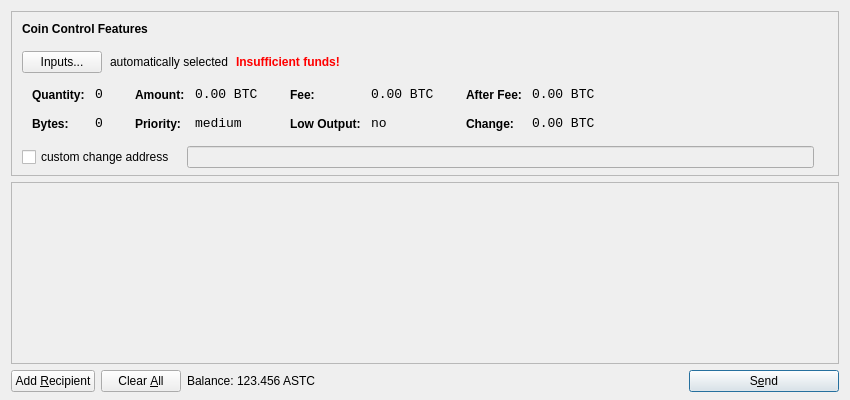
<?xml version="1.0" encoding="UTF-8"?>
<ui version="4.0">
 <class>SendCoinsDialog</class>
 <widget class="QDialog" name="SendCoinsDialog">
  <property name="geometry">
   <rect>
    <x>0</x>
    <y>0</y>
    <width>850</width>
    <height>400</height>
   </rect>
  </property>
  <property name="windowTitle">
   <string>Send Coins</string>
  </property>
  <layout class="QVBoxLayout" name="verticalLayout" stretch="0,1,0">
   <property name="bottomMargin">
    <number>8</number>
   </property>
   <item>
    <widget class="QFrame" name="frameCoinControl">
     <property name="sizePolicy">
      <sizepolicy hsizetype="Expanding" vsizetype="Expanding">
       <horstretch>0</horstretch>
       <verstretch>0</verstretch>
      </sizepolicy>
     </property>
     <property name="maximumSize">
      <size>
       <width>16777215</width>
       <height>16777215</height>
      </size>
     </property>
     <property name="frameShape">
      <enum>QFrame::StyledPanel</enum>
     </property>
     <property name="frameShadow">
      <enum>QFrame::Sunken</enum>
     </property>
     <layout class="QVBoxLayout" name="verticalLayoutCoinControl2">
      <property name="spacing">
       <number>-1</number>
      </property>
      <property name="leftMargin">
       <number>0</number>
      </property>
      <property name="topMargin">
       <number>0</number>
      </property>
      <property name="rightMargin">
       <number>0</number>
      </property>
      <property name="bottomMargin">
       <number>6</number>
      </property>
      <item>
       <layout class="QVBoxLayout" name="verticalLayoutCoinControl" stretch="0,0,0,0,1">
        <property name="spacing">
         <number>0</number>
        </property>
        <property name="leftMargin">
         <number>10</number>
        </property>
        <property name="topMargin">
         <number>10</number>
        </property>
        <item>
         <layout class="QHBoxLayout" name="horizontalLayoutCoinControl1">
          <property name="bottomMargin">
           <number>15</number>
          </property>
          <item>
           <widget class="QLabel" name="labelCoinControlFeatures">
            <property name="sizePolicy">
             <sizepolicy hsizetype="Preferred" vsizetype="Maximum">
              <horstretch>0</horstretch>
              <verstretch>0</verstretch>
             </sizepolicy>
            </property>
            <property name="font">
             <font>
              <weight>75</weight>
              <bold>true</bold>
             </font>
            </property>
            <property name="styleSheet">
             <string notr="true">font-weight:bold;</string>
            </property>
            <property name="text">
             <string>Coin Control Features</string>
            </property>
           </widget>
          </item>
         </layout>
        </item>
        <item>
         <layout class="QHBoxLayout" name="horizontalLayoutCoinControl2" stretch="0,0,0,0">
          <property name="spacing">
           <number>8</number>
          </property>
          <property name="bottomMargin">
           <number>10</number>
          </property>
          <item>
           <widget class="QPushButton" name="pushButtonCoinControl">
            <property name="styleSheet">
             <string notr="true"/>
            </property>
            <property name="text">
             <string>Inputs...</string>
            </property>
           </widget>
          </item>
          <item>
           <widget class="QLabel" name="labelCoinControlAutomaticallySelected">
            <property name="text">
             <string>automatically selected</string>
            </property>
            <property name="margin">
             <number>5</number>
            </property>
           </widget>
          </item>
          <item>
           <widget class="QLabel" name="labelCoinControlInsuffFunds">
            <property name="font">
             <font>
              <weight>75</weight>
              <bold>true</bold>
             </font>
            </property>
            <property name="styleSheet">
             <string notr="true">color:red;font-weight:bold;</string>
            </property>
            <property name="text">
             <string>Insufficient funds!</string>
            </property>
            <property name="margin">
             <number>5</number>
            </property>
           </widget>
          </item>
          <item>
           <spacer name="horizontalSpacerCoinControl">
            <property name="orientation">
             <enum>Qt::Horizontal</enum>
            </property>
            <property name="sizeHint" stdset="0">
             <size>
              <width>40</width>
              <height>1</height>
             </size>
            </property>
           </spacer>
          </item>
         </layout>
        </item>
        <item>
         <widget class="QWidget" name="widgetCoinControl" native="true">
          <property name="sizePolicy">
           <sizepolicy hsizetype="Preferred" vsizetype="Preferred">
            <horstretch>0</horstretch>
            <verstretch>0</verstretch>
           </sizepolicy>
          </property>
          <property name="minimumSize">
           <size>
            <width>0</width>
            <height>0</height>
           </size>
          </property>
          <property name="styleSheet">
           <string notr="true"/>
          </property>
          <layout class="QHBoxLayout" name="horizontalLayoutCoinControl5">
           <property name="margin">
            <number>0</number>
           </property>
           <item>
            <layout class="QHBoxLayout" name="horizontalLayoutCoinControl3" stretch="0,0,0,1">
             <property name="spacing">
              <number>20</number>
             </property>
             <property name="topMargin">
              <number>0</number>
             </property>
             <property name="bottomMargin">
              <number>10</number>
             </property>
             <item>
              <layout class="QFormLayout" name="formLayoutCoinControl1">
               <property name="horizontalSpacing">
                <number>10</number>
               </property>
               <property name="verticalSpacing">
                <number>14</number>
               </property>
               <property name="leftMargin">
                <number>10</number>
               </property>
               <property name="topMargin">
                <number>4</number>
               </property>
               <property name="rightMargin">
                <number>6</number>
               </property>
               <item row="0" column="0">
                <widget class="QLabel" name="labelCoinControlQuantityText">
                 <property name="styleSheet">
                  <string notr="true">font-weight:bold;</string>
                 </property>
                 <property name="text">
                  <string>Quantity:</string>
                 </property>
                 <property name="margin">
                  <number>0</number>
                 </property>
                </widget>
               </item>
               <item row="0" column="1">
                <widget class="QLabel" name="labelCoinControlQuantity">
                 <property name="font">
                  <font>
                   <family>Monospace</family>
                   <pointsize>10</pointsize>
                  </font>
                 </property>
                 <property name="cursor">
                  <cursorShape>IBeamCursor</cursorShape>
                 </property>
                 <property name="contextMenuPolicy">
                  <enum>Qt::ActionsContextMenu</enum>
                 </property>
                 <property name="text">
                  <string notr="true">0</string>
                 </property>
                 <property name="margin">
                  <number>0</number>
                 </property>
                 <property name="textInteractionFlags">
                  <set>Qt::LinksAccessibleByMouse|Qt::TextSelectableByKeyboard|Qt::TextSelectableByMouse</set>
                 </property>
                </widget>
               </item>
               <item row="1" column="0">
                <widget class="QLabel" name="labelCoinControlBytesText">
                 <property name="styleSheet">
                  <string notr="true">font-weight:bold;</string>
                 </property>
                 <property name="text">
                  <string>Bytes:</string>
                 </property>
                </widget>
               </item>
               <item row="1" column="1">
                <widget class="QLabel" name="labelCoinControlBytes">
                 <property name="font">
                  <font>
                   <family>Monospace</family>
                   <pointsize>10</pointsize>
                  </font>
                 </property>
                 <property name="cursor">
                  <cursorShape>IBeamCursor</cursorShape>
                 </property>
                 <property name="contextMenuPolicy">
                  <enum>Qt::ActionsContextMenu</enum>
                 </property>
                 <property name="text">
                  <string notr="true">0</string>
                 </property>
                 <property name="textInteractionFlags">
                  <set>Qt::LinksAccessibleByMouse|Qt::TextSelectableByKeyboard|Qt::TextSelectableByMouse</set>
                 </property>
                </widget>
               </item>
              </layout>
             </item>
             <item>
              <layout class="QFormLayout" name="formLayoutCoinControl2">
               <property name="horizontalSpacing">
                <number>10</number>
               </property>
               <property name="verticalSpacing">
                <number>14</number>
               </property>
               <property name="leftMargin">
                <number>6</number>
               </property>
               <property name="topMargin">
                <number>4</number>
               </property>
               <property name="rightMargin">
                <number>6</number>
               </property>
               <item row="0" column="0">
                <widget class="QLabel" name="labelCoinControlAmountText">
                 <property name="styleSheet">
                  <string notr="true">font-weight:bold;</string>
                 </property>
                 <property name="text">
                  <string>Amount:</string>
                 </property>
                 <property name="margin">
                  <number>0</number>
                 </property>
                </widget>
               </item>
               <item row="0" column="1">
                <widget class="QLabel" name="labelCoinControlAmount">
                 <property name="font">
                  <font>
                   <family>Monospace</family>
                   <pointsize>10</pointsize>
                  </font>
                 </property>
                 <property name="cursor">
                  <cursorShape>IBeamCursor</cursorShape>
                 </property>
                 <property name="contextMenuPolicy">
                  <enum>Qt::ActionsContextMenu</enum>
                 </property>
                 <property name="text">
                  <string notr="true">0.00 BTC</string>
                 </property>
                 <property name="textInteractionFlags">
                  <set>Qt::LinksAccessibleByMouse|Qt::TextSelectableByKeyboard|Qt::TextSelectableByMouse</set>
                 </property>
                </widget>
               </item>
               <item row="1" column="0">
                <widget class="QLabel" name="labelCoinControlPriorityText">
                 <property name="styleSheet">
                  <string notr="true">font-weight:bold;</string>
                 </property>
                 <property name="text">
                  <string>Priority:</string>
                 </property>
                </widget>
               </item>
               <item row="1" column="1">
                <widget class="QLabel" name="labelCoinControlPriority">
                 <property name="font">
                  <font>
                   <family>Monospace</family>
                   <pointsize>10</pointsize>
                  </font>
                 </property>
                 <property name="cursor">
                  <cursorShape>IBeamCursor</cursorShape>
                 </property>
                 <property name="contextMenuPolicy">
                  <enum>Qt::ActionsContextMenu</enum>
                 </property>
                 <property name="text">
                  <string>medium</string>
                 </property>
                 <property name="textInteractionFlags">
                  <set>Qt::LinksAccessibleByMouse|Qt::TextSelectableByKeyboard|Qt::TextSelectableByMouse</set>
                 </property>
                </widget>
               </item>
              </layout>
             </item>
             <item>
              <layout class="QFormLayout" name="formLayoutCoinControl3">
               <property name="horizontalSpacing">
                <number>10</number>
               </property>
               <property name="verticalSpacing">
                <number>14</number>
               </property>
               <property name="leftMargin">
                <number>6</number>
               </property>
               <property name="topMargin">
                <number>4</number>
               </property>
               <property name="rightMargin">
                <number>6</number>
               </property>
               <item row="0" column="0">
                <widget class="QLabel" name="labelCoinControlFeeText">
                 <property name="styleSheet">
                  <string notr="true">font-weight:bold;</string>
                 </property>
                 <property name="text">
                  <string>Fee:</string>
                 </property>
                 <property name="margin">
                  <number>0</number>
                 </property>
                </widget>
               </item>
               <item row="0" column="1">
                <widget class="QLabel" name="labelCoinControlFee">
                 <property name="font">
                  <font>
                   <family>Monospace</family>
                   <pointsize>10</pointsize>
                  </font>
                 </property>
                 <property name="cursor">
                  <cursorShape>IBeamCursor</cursorShape>
                 </property>
                 <property name="contextMenuPolicy">
                  <enum>Qt::ActionsContextMenu</enum>
                 </property>
                 <property name="text">
                  <string notr="true">0.00 BTC</string>
                 </property>
                 <property name="textInteractionFlags">
                  <set>Qt::LinksAccessibleByMouse|Qt::TextSelectableByKeyboard|Qt::TextSelectableByMouse</set>
                 </property>
                </widget>
               </item>
               <item row="1" column="0">
                <widget class="QLabel" name="labelCoinControlLowOutputText">
                 <property name="styleSheet">
                  <string notr="true">font-weight:bold;</string>
                 </property>
                 <property name="text">
                  <string>Low Output:</string>
                 </property>
                </widget>
               </item>
               <item row="1" column="1">
                <widget class="QLabel" name="labelCoinControlLowOutput">
                 <property name="font">
                  <font>
                   <family>Monospace</family>
                   <pointsize>10</pointsize>
                  </font>
                 </property>
                 <property name="cursor">
                  <cursorShape>IBeamCursor</cursorShape>
                 </property>
                 <property name="contextMenuPolicy">
                  <enum>Qt::ActionsContextMenu</enum>
                 </property>
                 <property name="text">
                  <string>no</string>
                 </property>
                 <property name="textInteractionFlags">
                  <set>Qt::LinksAccessibleByMouse|Qt::TextSelectableByKeyboard|Qt::TextSelectableByMouse</set>
                 </property>
                </widget>
               </item>
              </layout>
             </item>
             <item>
              <layout class="QFormLayout" name="formLayoutCoinControl4">
               <property name="horizontalSpacing">
                <number>10</number>
               </property>
               <property name="verticalSpacing">
                <number>14</number>
               </property>
               <property name="leftMargin">
                <number>6</number>
               </property>
               <property name="topMargin">
                <number>4</number>
               </property>
               <property name="rightMargin">
                <number>6</number>
               </property>
               <item row="0" column="0">
                <widget class="QLabel" name="labelCoinControlAfterFeeText">
                 <property name="styleSheet">
                  <string notr="true">font-weight:bold;</string>
                 </property>
                 <property name="text">
                  <string>After Fee:</string>
                 </property>
                 <property name="margin">
                  <number>0</number>
                 </property>
                </widget>
               </item>
               <item row="0" column="1">
                <widget class="QLabel" name="labelCoinControlAfterFee">
                 <property name="font">
                  <font>
                   <family>Monospace</family>
                   <pointsize>10</pointsize>
                  </font>
                 </property>
                 <property name="cursor">
                  <cursorShape>IBeamCursor</cursorShape>
                 </property>
                 <property name="contextMenuPolicy">
                  <enum>Qt::ActionsContextMenu</enum>
                 </property>
                 <property name="text">
                  <string notr="true">0.00 BTC</string>
                 </property>
                 <property name="textInteractionFlags">
                  <set>Qt::LinksAccessibleByMouse|Qt::TextSelectableByKeyboard|Qt::TextSelectableByMouse</set>
                 </property>
                </widget>
               </item>
               <item row="1" column="0">
                <widget class="QLabel" name="labelCoinControlChangeText">
                 <property name="styleSheet">
                  <string notr="true">font-weight:bold;</string>
                 </property>
                 <property name="text">
                  <string>Change:</string>
                 </property>
                </widget>
               </item>
               <item row="1" column="1">
                <widget class="QLabel" name="labelCoinControlChange">
                 <property name="font">
                  <font>
                   <family>Monospace</family>
                   <pointsize>10</pointsize>
                  </font>
                 </property>
                 <property name="cursor">
                  <cursorShape>IBeamCursor</cursorShape>
                 </property>
                 <property name="contextMenuPolicy">
                  <enum>Qt::ActionsContextMenu</enum>
                 </property>
                 <property name="text">
                  <string notr="true">0.00 BTC</string>
                 </property>
                 <property name="textInteractionFlags">
                  <set>Qt::LinksAccessibleByMouse|Qt::TextSelectableByKeyboard|Qt::TextSelectableByMouse</set>
                 </property>
                </widget>
               </item>
              </layout>
             </item>
            </layout>
           </item>
          </layout>
         </widget>
        </item>
        <item>
         <layout class="QHBoxLayout" name="horizontalLayoutCoinControl4" stretch="0,0,0">
          <property name="spacing">
           <number>12</number>
          </property>
          <property name="sizeConstraint">
           <enum>QLayout::SetDefaultConstraint</enum>
          </property>
          <property name="topMargin">
           <number>5</number>
          </property>
          <property name="rightMargin">
           <number>5</number>
          </property>
          <item>
           <widget class="QCheckBox" name="checkBoxCoinControlChange">
            <property name="text">
             <string>custom change address</string>
            </property>
           </widget>
          </item>
          <item>
           <widget class="QLineEdit" name="lineEditCoinControlChange">
            <property name="enabled">
             <bool>false</bool>
            </property>
            <property name="sizePolicy">
             <sizepolicy hsizetype="Expanding" vsizetype="Fixed">
              <horstretch>0</horstretch>
              <verstretch>0</verstretch>
             </sizepolicy>
            </property>
           </widget>
          </item>
          <item>
           <widget class="QLabel" name="labelCoinControlChangeLabel">
            <property name="sizePolicy">
             <sizepolicy hsizetype="Preferred" vsizetype="Expanding">
              <horstretch>0</horstretch>
              <verstretch>0</verstretch>
             </sizepolicy>
            </property>
            <property name="minimumSize">
             <size>
              <width>0</width>
              <height>0</height>
             </size>
            </property>
            <property name="text">
             <string/>
            </property>
            <property name="margin">
             <number>3</number>
            </property>
           </widget>
          </item>
         </layout>
        </item>
        <item>
         <spacer name="verticalSpacerCoinControl">
          <property name="orientation">
           <enum>Qt::Vertical</enum>
          </property>
          <property name="sizeHint" stdset="0">
           <size>
            <width>800</width>
            <height>1</height>
           </size>
          </property>
         </spacer>
        </item>
       </layout>
      </item>
     </layout>
    </widget>
   </item>
   <item>
    <widget class="QScrollArea" name="scrollArea">
     <property name="widgetResizable">
      <bool>true</bool>
     </property>
     <widget class="QWidget" name="scrollAreaWidgetContents">
      <property name="geometry">
       <rect>
        <x>0</x>
        <y>0</y>
        <width>830</width>
        <height>165</height>
       </rect>
      </property>
      <layout class="QVBoxLayout" name="verticalLayout_2">
       <property name="margin">
        <number>0</number>
       </property>
       <item>
        <layout class="QVBoxLayout" name="entries">
         <property name="spacing">
          <number>6</number>
         </property>
        </layout>
       </item>
       <item>
        <spacer name="verticalSpacer">
         <property name="orientation">
          <enum>Qt::Vertical</enum>
         </property>
         <property name="sizeHint" stdset="0">
          <size>
           <width>20</width>
           <height>40</height>
          </size>
         </property>
        </spacer>
       </item>
      </layout>
     </widget>
    </widget>
   </item>
   <item>
    <layout class="QHBoxLayout" name="horizontalLayout">
     <item>
      <widget class="QPushButton" name="addButton">
       <property name="toolTip">
        <string>Send to multiple recipients at once</string>
       </property>
       <property name="text">
        <string>Add &amp;Recipient</string>
       </property>
       <property name="icon">
        <iconset resource="../bitcoin.qrc">
         <normaloff>:/icons/add</normaloff>:/icons/add</iconset>
       </property>
       <property name="autoDefault">
        <bool>false</bool>
       </property>
      </widget>
     </item>
     <item>
      <widget class="QPushButton" name="clearButton">
       <property name="sizePolicy">
        <sizepolicy hsizetype="Minimum" vsizetype="Fixed">
         <horstretch>0</horstretch>
         <verstretch>0</verstretch>
        </sizepolicy>
       </property>
       <property name="toolTip">
        <string>Remove all transaction fields</string>
       </property>
       <property name="text">
        <string>Clear &amp;All</string>
       </property>
       <property name="icon">
        <iconset resource="../bitcoin.qrc">
         <normaloff>:/icons/remove</normaloff>:/icons/remove</iconset>
       </property>
       <property name="autoRepeatDelay">
        <number>300</number>
       </property>
       <property name="autoDefault">
        <bool>false</bool>
       </property>
      </widget>
     </item>
     <item>
      <layout class="QHBoxLayout" name="horizontalLayout_2">
       <property name="spacing">
        <number>3</number>
       </property>
       <item>
        <widget class="QLabel" name="label">
         <property name="text">
          <string>Balance:</string>
         </property>
        </widget>
       </item>
       <item>
        <widget class="QLabel" name="labelBalance">
         <property name="cursor">
          <cursorShape>IBeamCursor</cursorShape>
         </property>
         <property name="text">
          <string>123.456 ASTC</string>
         </property>
         <property name="textInteractionFlags">
          <set>Qt::LinksAccessibleByMouse|Qt::TextSelectableByKeyboard|Qt::TextSelectableByMouse</set>
         </property>
        </widget>
       </item>
      </layout>
     </item>
     <item>
      <spacer name="horizontalSpacer">
       <property name="orientation">
        <enum>Qt::Horizontal</enum>
       </property>
       <property name="sizeHint" stdset="0">
        <size>
         <width>40</width>
         <height>20</height>
        </size>
       </property>
      </spacer>
     </item>
     <item>
      <widget class="QPushButton" name="sendButton">
       <property name="minimumSize">
        <size>
         <width>150</width>
         <height>0</height>
        </size>
       </property>
       <property name="toolTip">
        <string>Confirm the send action</string>
       </property>
       <property name="text">
        <string>S&amp;end</string>
       </property>
       <property name="icon">
        <iconset resource="../bitcoin.qrc">
         <normaloff>:/icons/send</normaloff>:/icons/send</iconset>
       </property>
       <property name="default">
        <bool>true</bool>
       </property>
      </widget>
     </item>
    </layout>
   </item>
  </layout>
 </widget>
 <resources>
  <include location="../bitcoin.qrc"/>
 </resources>
 <connections/>
</ui>
